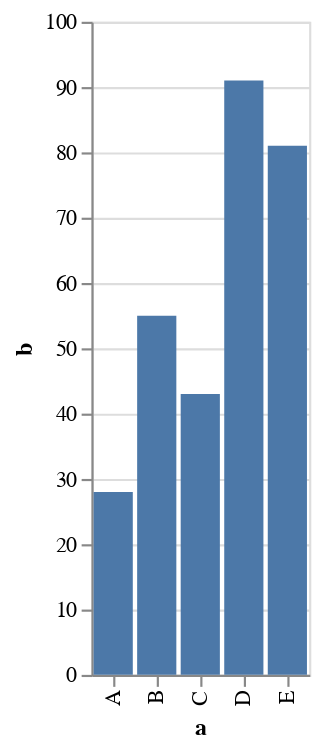

Source (Vega-Lite JSON):
### Vega-Lite specification from a JSON file in a GitHub repository (floating-point values rounded to 4 significant figures)
{"$schema": "https://vega.github.io/schema/vega-lite/v4.17.0.json", "config": {"view": {"continuousHeight": 300, "continuousWidth": 400}}, "data": {"name": "data-2ac70d189ed9a45a891ae91238c97cd4"}, "datasets": {"data-2ac70d189ed9a45a891ae91238c97cd4": [{"a": "A", "b": 28}, {"a": "B", "b": 55}, {"a": "C", "b": 43}, {"a": "D", "b": 91}, {"a": "E", "b": 81}]}, "encoding": {"x": {"field": "a", "type": "nominal"}, "y": {"field": "b", "type": "quantitative"}}, "height": 300, "mark": "bar", "width": "container"}
